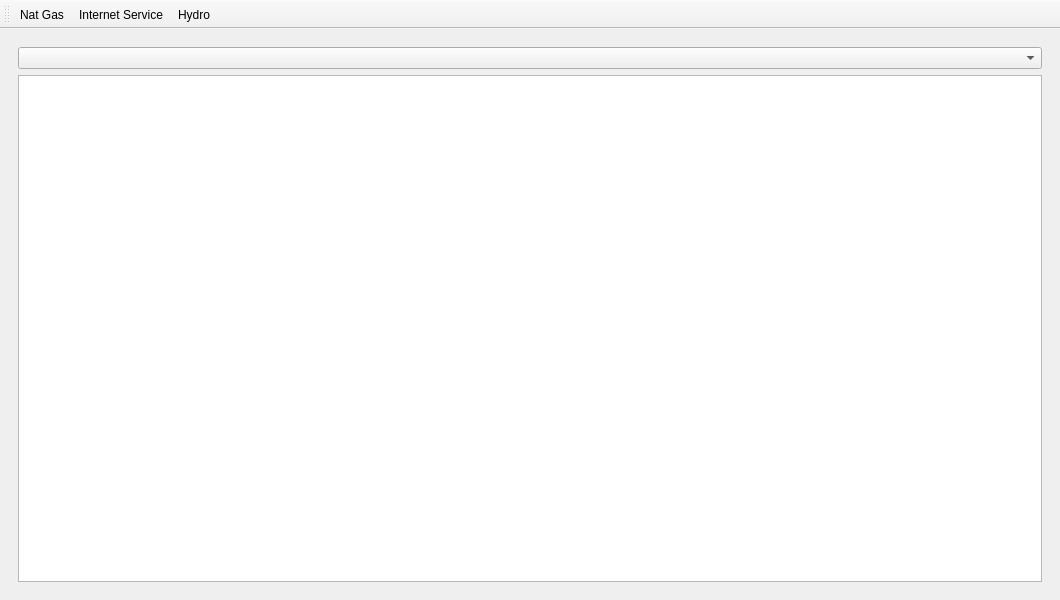
<?xml version="1.0" encoding="UTF-8"?>
<ui version="4.0">
 <class>MainWindow</class>
 <widget class="QMainWindow" name="MainWindow">
  <property name="geometry">
   <rect>
    <x>0</x>
    <y>0</y>
    <width>1060</width>
    <height>600</height>
   </rect>
  </property>
  <property name="windowTitle">
   <string>MainWindow</string>
  </property>
  <widget class="QWidget" name="centralwidget">
   <layout class="QVBoxLayout" name="verticalLayout">
    <item>
     <widget class="QStackedWidget" name="stackedWidget">
      <property name="currentIndex">
       <number>2</number>
      </property>
      <widget class="QWidget" name="page">
       <layout class="QGridLayout" name="gridLayout">
        <item row="0" column="0">
         <widget class="QLabel" name="label">
          <property name="text">
           <string>NAT GAS WINDOW (NOT IMPLEMENTED)</string>
          </property>
         </widget>
        </item>
       </layout>
      </widget>
      <widget class="QWidget" name="page_2">
       <layout class="QGridLayout" name="gridLayout_2">
        <item row="0" column="0">
         <widget class="QLabel" name="label_2">
          <property name="text">
           <string>Hydro Window</string>
          </property>
         </widget>
        </item>
       </layout>
      </widget>
      <widget class="QWidget" name="page_3">
       <layout class="QGridLayout" name="gridLayout_3">
        <item row="0" column="0">
         <widget class="QComboBox" name="inetComboBox">
          <property name="placeholderText">
           <string>Select a service</string>
          </property>
         </widget>
        </item>
        <item row="1" column="0">
         <widget class="QTableWidget" name="inetTableWidget"/>
        </item>
       </layout>
      </widget>
     </widget>
    </item>
   </layout>
  </widget>
  <widget class="QToolBar" name="toolBar">
   <property name="windowTitle">
    <string>toolBar</string>
   </property>
   <property name="iconSize">
    <size>
     <width>32</width>
     <height>32</height>
    </size>
   </property>
   <property name="toolButtonStyle">
    <enum>Qt::ToolButtonStyle::ToolButtonTextUnderIcon</enum>
   </property>
   <attribute name="toolBarArea">
    <enum>TopToolBarArea</enum>
   </attribute>
   <attribute name="toolBarBreak">
    <bool>false</bool>
   </attribute>
   <addaction name="actionNatGas"/>
   <addaction name="actionInternetService"/>
   <addaction name="actionHydro"/>
  </widget>
  <action name="actionNatGas">
   <property name="icon">
    <iconset resource="resources.qrc">
     <normaloff>:/icons/resources/icons/natural-gas.png</normaloff>:/icons/resources/icons/natural-gas.png</iconset>
   </property>
   <property name="text">
    <string>Nat Gas</string>
   </property>
   <property name="menuRole">
    <enum>QAction::MenuRole::NoRole</enum>
   </property>
  </action>
  <action name="actionInternetService">
   <property name="icon">
    <iconset resource="resources.qrc">
     <normaloff>:/icons/resources/icons/cloud-network.png</normaloff>:/icons/resources/icons/cloud-network.png</iconset>
   </property>
   <property name="text">
    <string>Internet Service</string>
   </property>
   <property name="menuRole">
    <enum>QAction::MenuRole::NoRole</enum>
   </property>
  </action>
  <action name="actionHydro">
   <property name="icon">
    <iconset resource="resources.qrc">
     <normaloff>:/icons/resources/icons/elec.png</normaloff>:/icons/resources/icons/elec.png</iconset>
   </property>
   <property name="text">
    <string>Hydro</string>
   </property>
   <property name="menuRole">
    <enum>QAction::MenuRole::NoRole</enum>
   </property>
  </action>
 </widget>
 <resources>
  <include location="resources.qrc"/>
 </resources>
 <connections/>
</ui>
